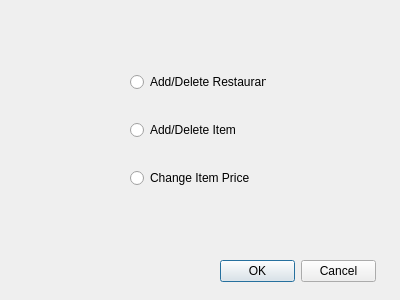
<?xml version="1.0" encoding="UTF-8"?>
<ui version="4.0">
 <class>AdminSettingsMenu</class>
 <widget class="QDialog" name="AdminSettingsMenu">
  <property name="geometry">
   <rect>
    <x>0</x>
    <y>0</y>
    <width>400</width>
    <height>300</height>
   </rect>
  </property>
  <property name="windowTitle">
   <string>Dialog</string>
  </property>
  <widget class="QWidget" name="verticalLayoutWidget">
   <property name="geometry">
    <rect>
     <x>130</x>
     <y>50</y>
     <width>136</width>
     <height>161</height>
    </rect>
   </property>
   <layout class="QVBoxLayout" name="verticalLayout">
    <item>
     <widget class="QRadioButton" name="radioButton_2">
      <property name="text">
       <string>Add/Delete Restaurant</string>
      </property>
     </widget>
    </item>
    <item>
     <widget class="QRadioButton" name="radioButton">
      <property name="text">
       <string>Add/Delete Item</string>
      </property>
     </widget>
    </item>
    <item>
     <widget class="QRadioButton" name="radioButton_3">
      <property name="text">
       <string>Change Item Price</string>
      </property>
     </widget>
    </item>
   </layout>
  </widget>
  <widget class="QDialogButtonBox" name="buttonBox">
   <property name="geometry">
    <rect>
     <x>220</x>
     <y>260</y>
     <width>156</width>
     <height>23</height>
    </rect>
   </property>
   <property name="standardButtons">
    <set>QDialogButtonBox::Cancel|QDialogButtonBox::Ok</set>
   </property>
  </widget>
 </widget>
 <resources/>
 <connections/>
</ui>
